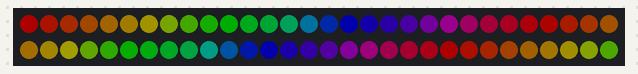
A sketch run on a simulated Arduino Uno, built with avr-gcc and run on an emulated ATmega328P. On the bench: 60 RGB LEDs in strip order, left to right, continuing on the next row. Dim RGB values are drawn brighter than linear; random numbers use the default seed unless the sketch sets one.

Above: at 2.15 s.
At 6.95 s:
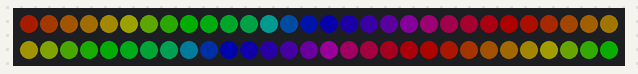
At 11.76 s:
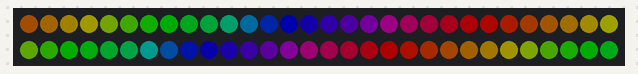
At 21.67 s:
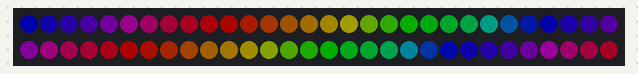
At 29.47 s:
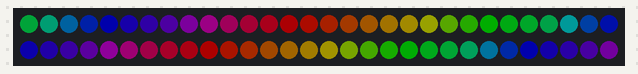
At 37.58 s:
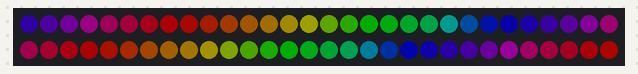

The sketch:

fastLED_testing.ino
```cpp
#include <FastLED.h>

#define NUM_LEDS 60
#define LED_DATA 3

CRGB leds[NUM_LEDS];

uint8_t hue = 0;
int stretch = 0;

void setup() {
  delay(2000);
  FastLED.addLeds<WS2812B, LED_DATA, GRB>(leds, NUM_LEDS);
  FastLED.setBrightness(50);
}

void loop() {
  // solidColour(hue);
  colourSpectrum(1, 10);
  // crystalSpectrum(20, 160);
  // fastSpectrum(0, 100);
  // EVERY_N_MILLISECONDS(1000){
  //   hue++;
  // }
}

void colourSpectrum(unsigned int speed, int stretch) {
  for(int i = 0; i < NUM_LEDS; i++) {
    leds[i] = CHSV(hue + (i*stretch), 255, 255);
  }
  if(speed) {
    EVERY_N_MILLISECONDS(speed){
      hue += 1;
    }
  }
  FastLED.show();
}

void fastSpectrum(unsigned int speed, int stretch) {
  for(int i = 0; i < NUM_LEDS; i++) {
    leds[i] = CHSV(hue+stretch+i*3, 255, 255);
  }
  // EVERY_N_MILLISECONDS(speed){
  //   hue++;
  // }
  FastLED.show();
}

void crystalSpectrum(unsigned int speed, uint8_t hue) {
  EVERY_N_MILLISECONDS(speed) {
  leds[0] = CHSV(hue, random8(), random8(100,255));

  for(int i = NUM_LEDS - 1; i > 0; i--) {
    leds[i] = leds[i-1];
  }
  FastLED.show();
  }
}

void solidColour(uint8_t hue) {
  leds[0] = CHSV(hue, 255, 255);

  for(int i = NUM_LEDS - 1; i > 0; i--) {
    leds[i] = leds[i-1];
  }
  FastLED.show();
}

void bince() {

}

/*
***********************************
*         NOTES FOR PAUL          *
***********************************
  FUNCTIONS:
  FastLED.
  """"""""addLeds<>();
  """"""""show();
  """"""""setBrightness();

  EVERY_N_MICROSECONDS();/MILLISECONDS();/SECONDS();/HOURS();
  CRGB();
  CHSV();

  CONSTANTS:
  CRGB::clrConstant
clrConstant:  a constant defined in a FastLED file
*/
```
